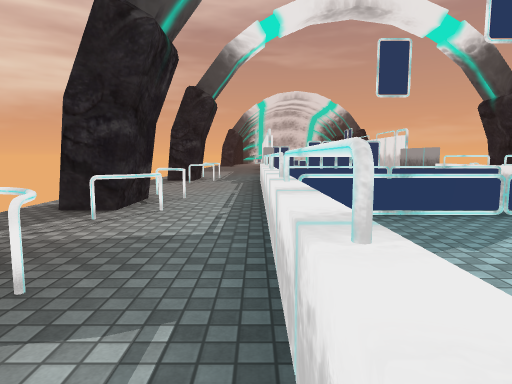
view 1 (above)

15 first-person views from a walk through a Unity game level. The camera is 1.4 m above the floor, tilts 6° down and sees 75° across. The floor is counted in squares, 2 m on a side. Each view is taken from the middle of a square. On the plan, view 1 faces up. The plan holds only what a view shows up to about 10 squares ahead; the rest is blank. The place goes on beyond the plan. The player is left out. Some surface patterns are stand-ins.

view 2
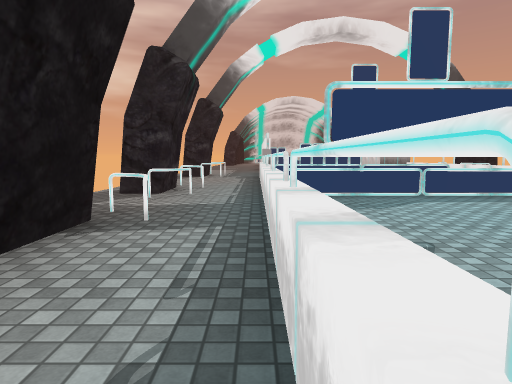

view 3
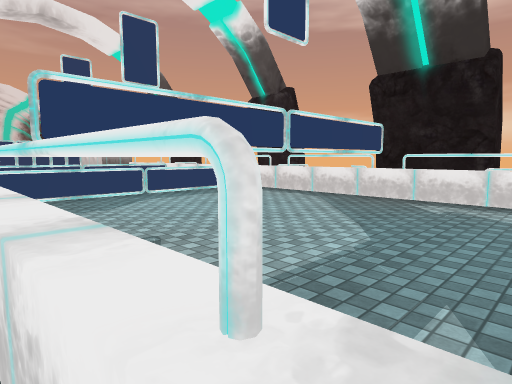

view 4
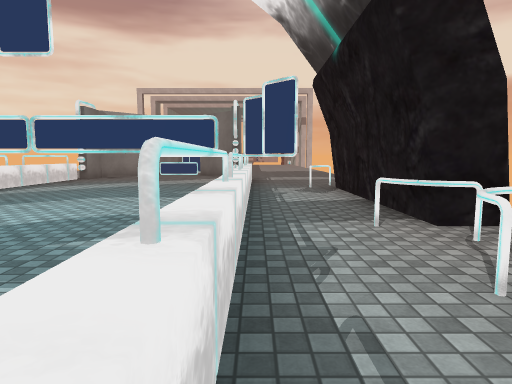

view 5
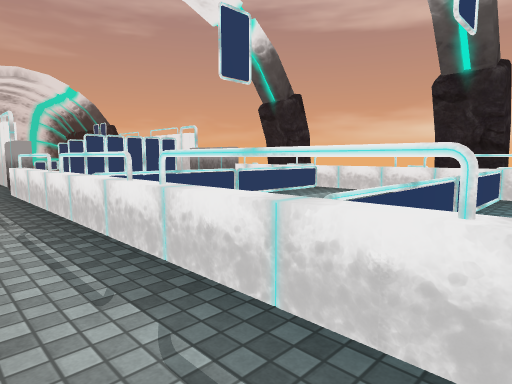

view 6
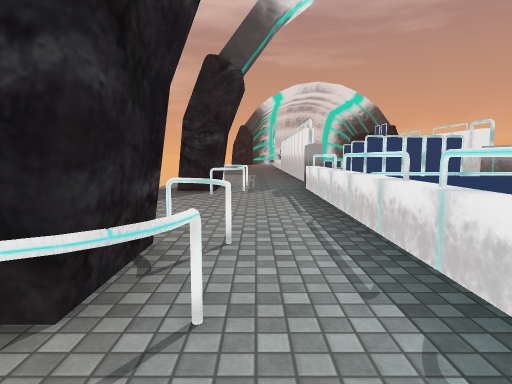

view 7
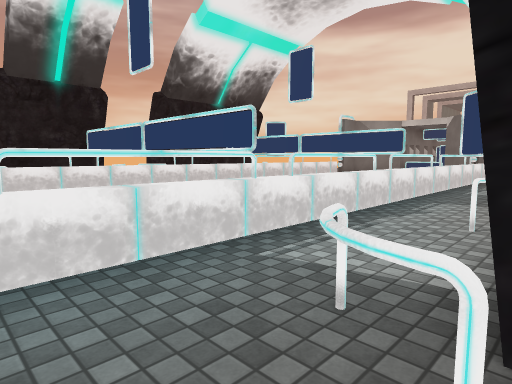

view 8
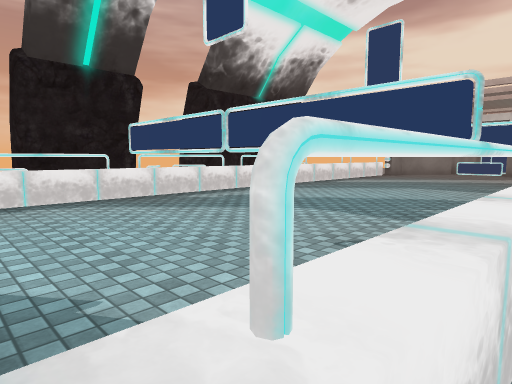

view 9
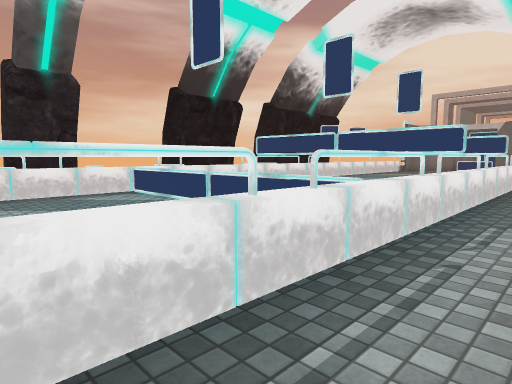

view 10
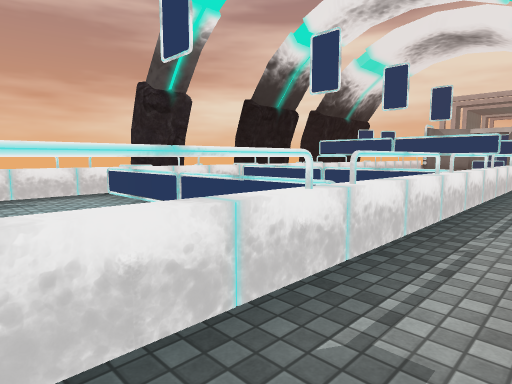

view 11
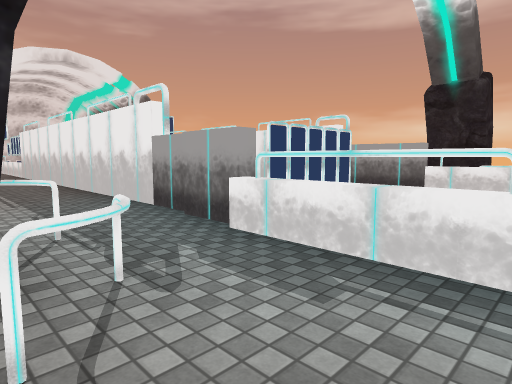

view 12
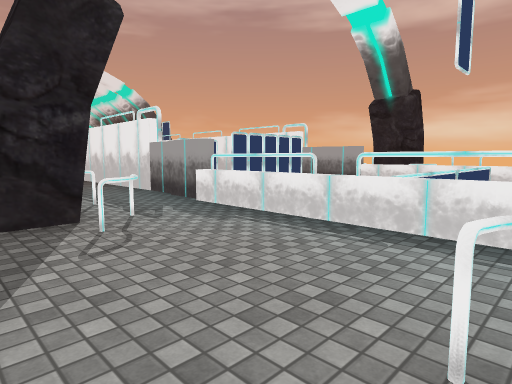

view 13
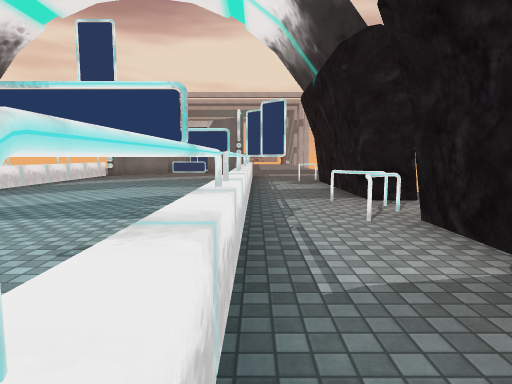

view 14
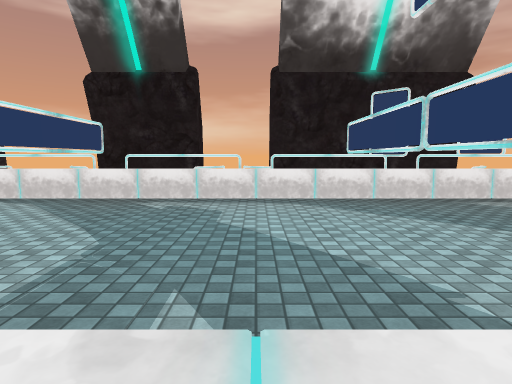

view 15
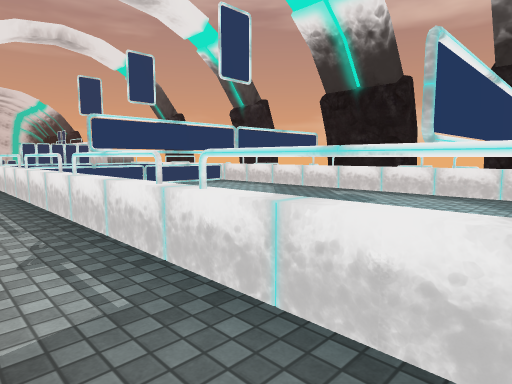

### Floor plan
Key: @ floor where view 1 was taken; # wall or solid block; . floor; = window, fence, low wall or low ledge; R railing; T thing the floor can be seen under or through; O other object.
Columns run from 3 left of view 1 to 8 right of it. Each row starts with its distance up from view 1.
 20     #
 19     #
 18   ..#
 17   ..#
 16   ..#
 15   ..#
 14   ..#
 13   ..#    #
 12  ..##    #
 11 .#.# ### # #
 10 .#.#     # #
  9 ...#   ..#
  8 ...#.....#
  7 ...R=====#
  6 .#=.   ..#=
  5 .#.. ....# #
  4 ..=R=====# #
  3 .........#
  2  #=R=....#=
  1  #..=TTTT###
  0  #.@=TTTT###
 -1  .=R=....#=#
 -2  #=......#=
 -3  #.R=T   # #
 -4  #..=TTTT# #
 -5  #.#.....# #
 -6  #.O     R #

Where each view was taken, in squares from view 1:
view 1: 0 up, 0 right, facing up
view 2: 2 down, 0 right, facing up
view 3: 2 down, 0 right, facing up-right
view 4: 1 up, 0 right, facing down
view 5: 3 up, 1 left, facing up-right
view 6: 3 up, 1 left, facing up
view 7: 3 up, 2 left, facing down-right
view 8: 3 up, 0 right, facing down-right
view 9: 7 up, 1 left, facing down-right
view 10: 10 up, 1 left, facing down-right
view 11: 8 up, 2 left, facing up-right
view 12: 6 up, 3 left, facing up-right
view 13: 3 up, 0 right, facing down
view 14: 2 down, 0 right, facing right
view 15: 4 down, 1 left, facing up-right
